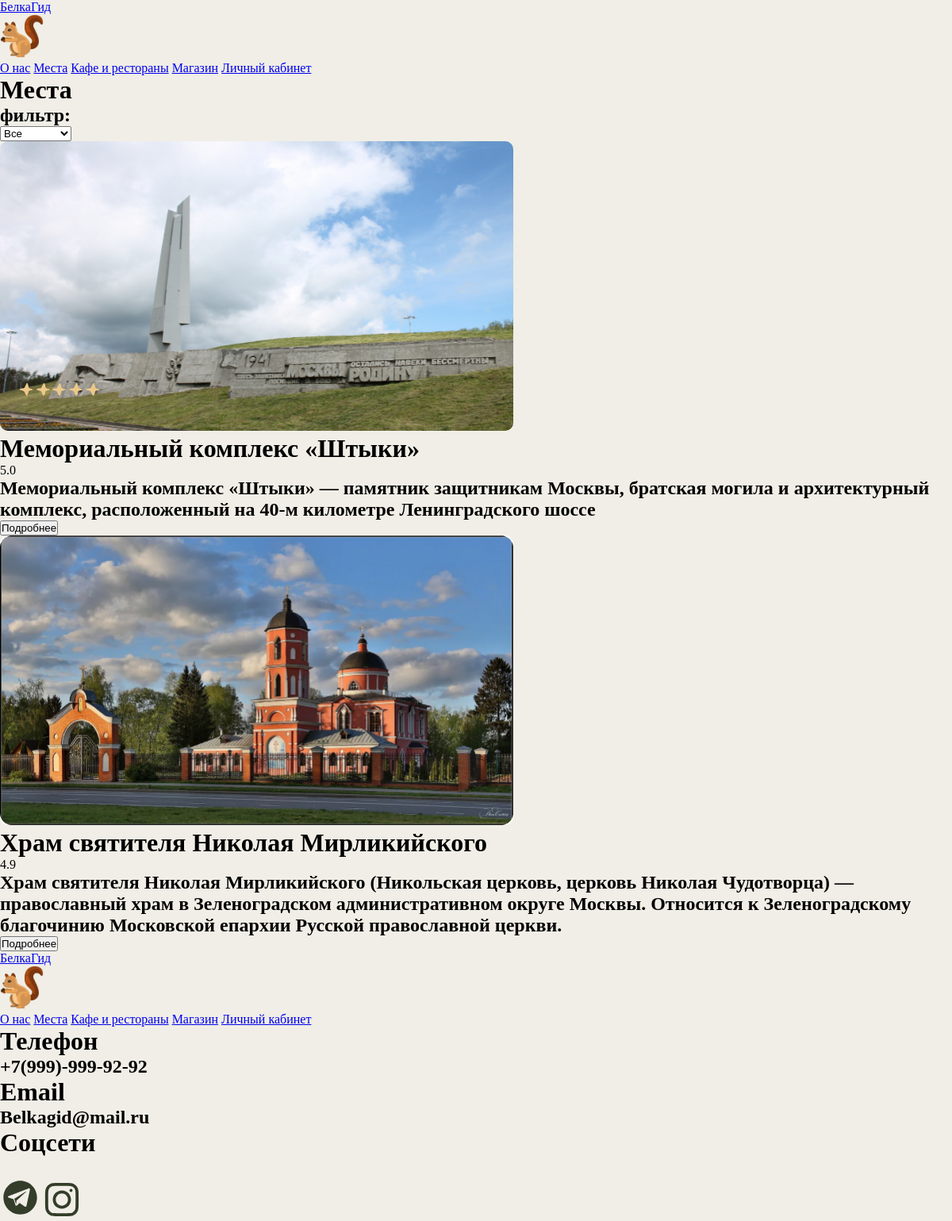
The page /places/ on the database its author committed.
### belka/models.py (models this page shows, shortened)
class Place(models.Model):
    name = models.TextField()
    short_description = models.TextField()
    description = models.TextField()
    rating = models.FloatField()
    image = models.FilePathField(path='static/img/places', null=1)
    type = models.IntegerField(default=0)
    map_id = models.IntegerField(default=0)
    redirect_url = models.TextField(default="places")
    map_x = models.IntegerField(default=0)
    map_y = models.IntegerField(default=0)

### belka/views.py (the view)
# urls.py: path('places/', places_page),
def places_page(request):
    items = Place.objects.all()
    for item in items:
        item.image = item.image.replace("static/", "")
    context = {
        'items': items,
    }
    return render(request, 'mesta.html', context)

### templates/mesta.html (shortened to what this page needs)
{% load static %}
<!DOCTYPE html>
<html>
<head>
    <link rel="stylesheet" href="{% static 'css/main.css' %}">
</head>
<body>
<div class="wrapper">
    <div class="content">
        <header>
            <div class="headermenu">
                <div class="logo">
                    <div class="logotype">
                        <div class="nazvanie"><a href="/">БелкаГид</a></div>
                        <img class="phot" src="{% static 'img/белка.png' %}" alt="" width="55"
                             height="55" >
                    </div>
                    <div class="menu">
                        <a href="../about">О нас</a>
                        <a style="text-decoration: underline;" href="../places">Места</a>
                        <a href="../cafe">Кафе и рестораны</a>
                        <a href="../shop">Магазин</a>
                        <a href="../profile">Личный кабинет</a>
                    </div>
                </div>
            </div>
        </header>
        <div class="strname">
            <h1>Места</h1>
            <h2>фильтр:</h2>
            <select id="type-filter" class="boxfiltr" onchange="filterItems()">
                <option value="all">Все</option>
            </select>
        </div>
        <div class="cardi">
            {% for item in items %}
                <div class="card" data-type="{{ item.type }}">
                    <img src="{% static item.image %}" style="border-radius: 10px;" width="647" height="365" alt="{{ item.name }}" >
                    <div class="card-body">
                        <h1>{{ item.name }}</h1>
                        <div class="rate">
                            <p>{{ item.rating }}</p>
                        </div>
                        <h2>{{ item.short_description }}</h2>
                        <form action="/${url}">
                            <input class='buttonmesta' type="submit" value="Подробнее" />
                        </form>
                    </div>
                </div>
            {% endfor %}
        </div>
        <div class="footer">
            <div class="logo">
                <div class="logotype">
                    <div class="nazvanie"><a href="/">БелкаГид</a></div>
                    <img class="phot" src="{% static 'img/белка.png' %}" alt="" width="55"
                         height="55">
                </div>
                <div class="footermenu">
                    <a href="../about">О нас</a>
                    <a href="../places">Места</a>
                    <a href="../cafe">Кафе и рестораны</a>
                    <a href="../shop">Магазин</a>
                    <a href="../profile">Личный кабинет</a>
                </div>
            </div>
            <div class="logo">
                <div class="svyz">
                    <h1>Телефон</h1>
                    <h2>+7(999)-999-92-92</h2>
                </div>
                <div class="svyz">
                    <h1>Email</h1>
                    <h2>Belkagid@mail.ru</h2>
                </div>
                <div class="svyz">
                    <h1>Соцсети</h1>
                    <div class="managers">
                    </div>
                </div>
            </div>
        </div>
</body>
</html>

### static/css/main.css (style rules this page uses)
html { overflow-y: scroll; background: #f0eee6; }
* { margin: 0; padding: 0; }
html, body { height: 100%; }
.wrapper { display: flex; flex-direction: column; height: 100%; }
.content { flex: 1 0 auto; }
.footer { flex: 0 0 auto; }

### rows shown on the page
Place: shows a picture, name "Мемориальный комплекс «Штыки»", rating "5.0", short_description "Мемориальный комплекс «Штыки» — памятник защитникам Москвы, братская могила и архитектурный комплекс, расположенный на 40-м километре Ленинградского шоссе"
Place: shows a picture, name "Храм святителя Николая Мирликийского", rating "4.9", short_description "Храм святителя Николая Мирликийского (Никольская церковь, церковь Николая Чудотворца) — православный храм в Зеленоградском административном округе Москвы. Относится к Зеленоградскому благочинию Московской епархии Русской православной церкви."
